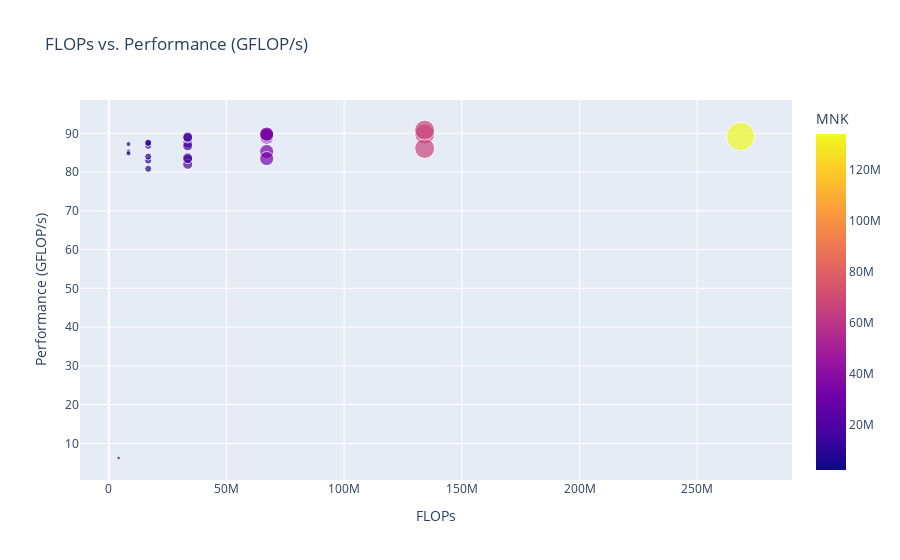

Source (notebook cell):
### Code cell
# File path
file_path = "gemmtask.csv"

# Load CSV data
df = pd.read_csv(file_path)

# Calculate MNK for better visualization
df['MNK'] = df['M'] * df['N'] * df['K']

# Create a scatter plot for FLOPs vs. Performance(GFLOP/s)
fig = px.scatter(
    df,
    x='FLOPs',
    y='Performance(GFLOP/s)',
    size='MNK',  # Bubble size based on MNK
    color='MNK',  # Color based on MNK
    hover_data={'M': True, 'N': True, 'K': True, 'AverageTime(ms)': True},
    title="FLOPs vs. Performance (GFLOP/s)",
    labels={"FLOPs": "FLOPs", "Performance(GFLOP/s)": "Performance (GFLOP/s)"},
)

# Show the plot
fig.show()

### Figure 1 — Plotly figure (JSON) as saved in the notebook; plotly's stock layout.template omitted (floating-point values rounded to 4 significant figures)
{"data": [{"customdata": [[128, 128, 128, 0.6732], [128, 128, 256, 0.09835], [128, 128, 512, 0.2022], [128, 256, 128, 0.09618], [128, 256, 256, 0.1934], [128, 256, 512, 0.4007], [128, 512, 128, 0.1915], [128, 512, 256, 0.3834], [128, 512, 512, 0.7868], [256, 128, 128, 0.0989], [256, 128, 256, 0.1917], [256, 128, 512, 0.3867], [256, 256, 128, 0.1997], [256, 256, 256, 0.3778], [256, 256, 512, 0.7539], [256, 512, 128, 0.3769], [256, 512, 256, 0.7473], [256, 512, 512, 1.495], [512, 128, 128, 0.2075], [512, 128, 256, 0.4092], [512, 128, 512, 0.8039], [512, 256, 128, 0.402], [512, 256, 256, 0.7502], [512, 256, 512, 1.559], [512, 512, 128, 0.7474], [512, 512, 256, 1.478], [512, 512, 512, 3.01]], "hovertemplate": "FLOPs=%{x}<br>Performance (GFLOP/s)=%{y}<br>MNK=%{marker.color}<br>M=%{customdata[0]}<br>N=%{customdata[1]}<br>K=%{customdata[2]}<br>AverageTime(ms)=%{customdata[3]}<extra></extra>", "legendgroup": "", "marker": {"color": [2097152, 4194304, 8388608, 4194304, 8388608, 16777216, 8388608, 16777216, 33554432, 4194304, 8388608, 16777216, 8388608, 16777216, 33554432, 16777216, 33554432, 67108864, 8388608, 16777216, 33554432, 16777216, 33554432, 67108864, 33554432, 67108864, 134217728], "coloraxis": "coloraxis", "size": [2097152, 4194304, 8388608, 4194304, 8388608, 16777216, 8388608, 16777216, 33554432, 4194304, 8388608, 16777216, 8388608, 16777216, 33554432, 16777216, 33554432, 67108864, 8388608, 16777216, 33554432, 16777216, 33554432, 67108864, 33554432, 67108864, 134217728], "sizemode": "area", "sizeref": 335500.0, "symbol": "circle"}, "mode": "markers", "name": "", "orientation": "v", "showlegend": false, "type": "scatter", "x": [4194300, 8388610, 16777200, 8388610, 16777200, 33554400, 16777200, 33554400, 67108900, 8388610, 16777200, 33554400, 16777200, 33554400, 67108900, 33554400, 67108900, 134218000, 16777200, 33554400, 67108900, 33554400, 67108900, 134218000, 67108900, 134218000, 268435000], "xaxis": "x", "y": [6.23, 85.29, 82.95, 87.22, 86.77, 83.75, 87.63, 87.51, 85.3, 84.82, 87.52, 86.78, 84.01, 88.81, 89.01, 89.03, 89.81, 89.8, 80.84, 82.0, 83.48, 83.47, 89.46, 86.12, 89.79, 90.81, 89.19], "yaxis": "y"}], "layout": {"coloraxis": {"colorbar": {"title": {"text": "MNK"}}, "colorscale": [[0, "#0d0887"], [0.1111, "#46039f"], [0.2222, "#7201a8"], [0.3333, "#9c179e"], [0.4444, "#bd3786"], [0.5556, "#d8576b"], [0.6667, "#ed7953"], [0.7778, "#fb9f3a"], [0.8889, "#fdca26"], [1, "#f0f921"]]}, "legend": {"itemsizing": "constant", "tracegroupgap": 0}, "title": {"text": "FLOPs vs. Performance (GFLOP/s)"}, "xaxis": {"anchor": "y", "domain": [0, 1], "title": {"text": "FLOPs"}}, "yaxis": {"anchor": "x", "domain": [0, 1], "title": {"text": "Performance (GFLOP/s)"}}}}
